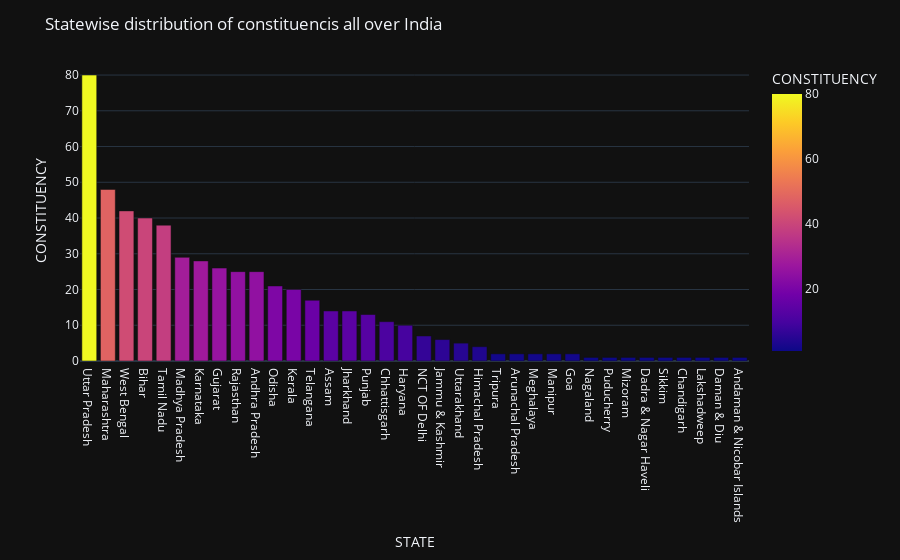

Notebook cell for this chart:
### Markdown cell above
We can also see the distribution of constituencies in each state over the contry for our better understanding.

### Code cell
st = candidate_personal_df.groupby('STATE').apply(lambda x : x['CONSTITUENCY'].nunique()).reset_index(name = 'CONSTITUENCY') #grouping state 

shp_gdf = gpd.read_file('/kaggle/input/india-states/Igismap/Indian_States.shp')
merged = shp_gdf.set_index("st_nm").join(st.set_index('STATE'))

fig, ax = plt.subplots(1,figsize = (10,10))
ax.axis('off')
ax.set_title('State-wise Distribution of Indian Constituencies')

fig = merged.plot(column = "CONSTITUENCY",cmap='inferno_r',
                  linewidth=0.5, ax=ax, edgecolor='0.2',legend=True )
st.sort_values(by='CONSTITUENCY',ascending=False,inplace=True)

fig2 = px.bar(st,x = 'STATE', y = 'CONSTITUENCY',color ='CONSTITUENCY',labels= {'pop':'Costituencies of India'})
fig2.update_layout(title_text ='Statewise distribution of constituencis all over India',template ='plotly_dark')
fig2.show()

### Figure 1 — Plotly figure (JSON) as saved in the notebook; plotly's stock layout.template omitted (floating-point values rounded to 4 significant figures)
{"data": [{"alignmentgroup": "True", "hovertemplate": "STATE=%{x}<br>CONSTITUENCY=%{marker.color}<extra></extra>", "legendgroup": "", "marker": {"color": [80, 48, 42, 40, 38, 29, 28, 26, 25, 25, 21, 20, 17, 14, 14, 13, 11, 10, 7, 6, 5, 4, 2, 2, 2, 2, 2, 1, 1, 1, 1, 1, 1, 1, 1, 1], "coloraxis": "coloraxis", "pattern": {"shape": ""}}, "name": "", "offsetgroup": "", "orientation": "v", "showlegend": false, "textposition": "auto", "type": "bar", "x": ["Uttar Pradesh", "Maharashtra", "West Bengal", "Bihar", "Tamil Nadu", "Madhya Pradesh", "Karnataka", "Gujarat", "Rajasthan", "Andhra Pradesh", "Odisha", "Kerala", "Telangana", "Assam", "Jharkhand", "Punjab", "Chhattisgarh", "Haryana", "NCT OF Delhi", "Jammu & Kashmir", "Uttarakhand", "Himachal Pradesh", "Tripura", "Arunachal Pradesh", "Meghalaya", "Manipur", "Goa", "Nagaland", "Puducherry", "Mizoram", "Dadra & Nagar Haveli", "Sikkim", "Chandigarh", "Lakshadweep", "Daman & Diu", "Andaman & Nicobar Islands"], "xaxis": "x", "y": [80, 48, 42, 40, 38, 29, 28, 26, 25, 25, 21, 20, 17, 14, 14, 13, 11, 10, 7, 6, 5, 4, 2, 2, 2, 2, 2, 1, 1, 1, 1, 1, 1, 1, 1, 1], "yaxis": "y"}], "layout": {"barmode": "relative", "coloraxis": {"colorbar": {"title": {"text": "CONSTITUENCY"}}, "colorscale": [[0.0, "#0d0887"], [0.1111, "#46039f"], [0.2222, "#7201a8"], [0.3333, "#9c179e"], [0.4444, "#bd3786"], [0.5556, "#d8576b"], [0.6667, "#ed7953"], [0.7778, "#fb9f3a"], [0.8889, "#fdca26"], [1.0, "#f0f921"]]}, "legend": {"tracegroupgap": 0}, "margin": {"t": 60}, "title": {"text": "Statewise distribution of constituencis all over India"}, "xaxis": {"anchor": "y", "domain": [0.0, 1.0], "title": {"text": "STATE"}}, "yaxis": {"anchor": "x", "domain": [0.0, 1.0], "title": {"text": "CONSTITUENCY"}}}}
